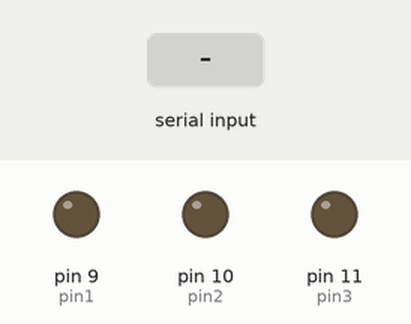
Simulated run of this sketch. Board: Arduino Uno, built with avr-gcc and run on an emulated ATmega328P. Shown: output pins drawn as LEDs (lit = HIGH). The inputs (shaded band) are chosen by the test bench.

Above: at 1.2 s.
1.3 s: "z:\n" received over Serial
At 2.5 s:
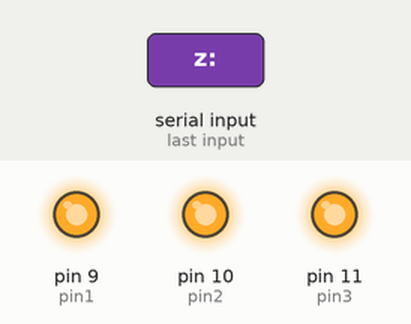
Timing chart, 0 to 4.3 s (numbered marks = the images above; inputs shaded):
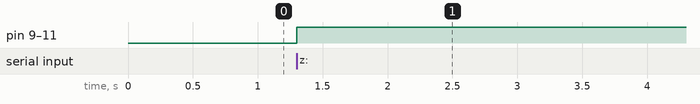

The sketch:

taz_serialPwm.ino
```cpp
String input = "";
const int pin1 = 9;
const int pin2 = 10;
const int pin3 = 11;


void setup() {
  Serial.begin(115200);
  pinMode(pin1, OUTPUT);
  pinMode(pin2, OUTPUT);
  pinMode(pin3, OUTPUT);
}

void loop() {
  // Čitaj serijski ulaz
  while (Serial.available()) {
    char c = Serial.read();
    if (c == '\n') {
      input.trim();

      // Parsiraj vrijednost z
      int zIndex = input.indexOf("z:");
      if (zIndex != -1) {
        int spaceIndex = input.indexOf(' ', zIndex);
        String zStr = input.substring(zIndex + 2, spaceIndex == -1 ? input.length() : spaceIndex);
        int zVal = zStr.toInt();
        zVal = constrain(255-zVal, 0, 255);
        analogWrite(pin1, zVal);
        analogWrite(pin2, zVal);
        analogWrite(pin3, zVal);
      }

      input = "";
    } else {
      input += c;
    }
  }

}
```

Measured:
- after the input at 1.3 s, pin 9 (pin1), pin 10 (pin2), pin 11 (pin3): LOW → HIGH at once
